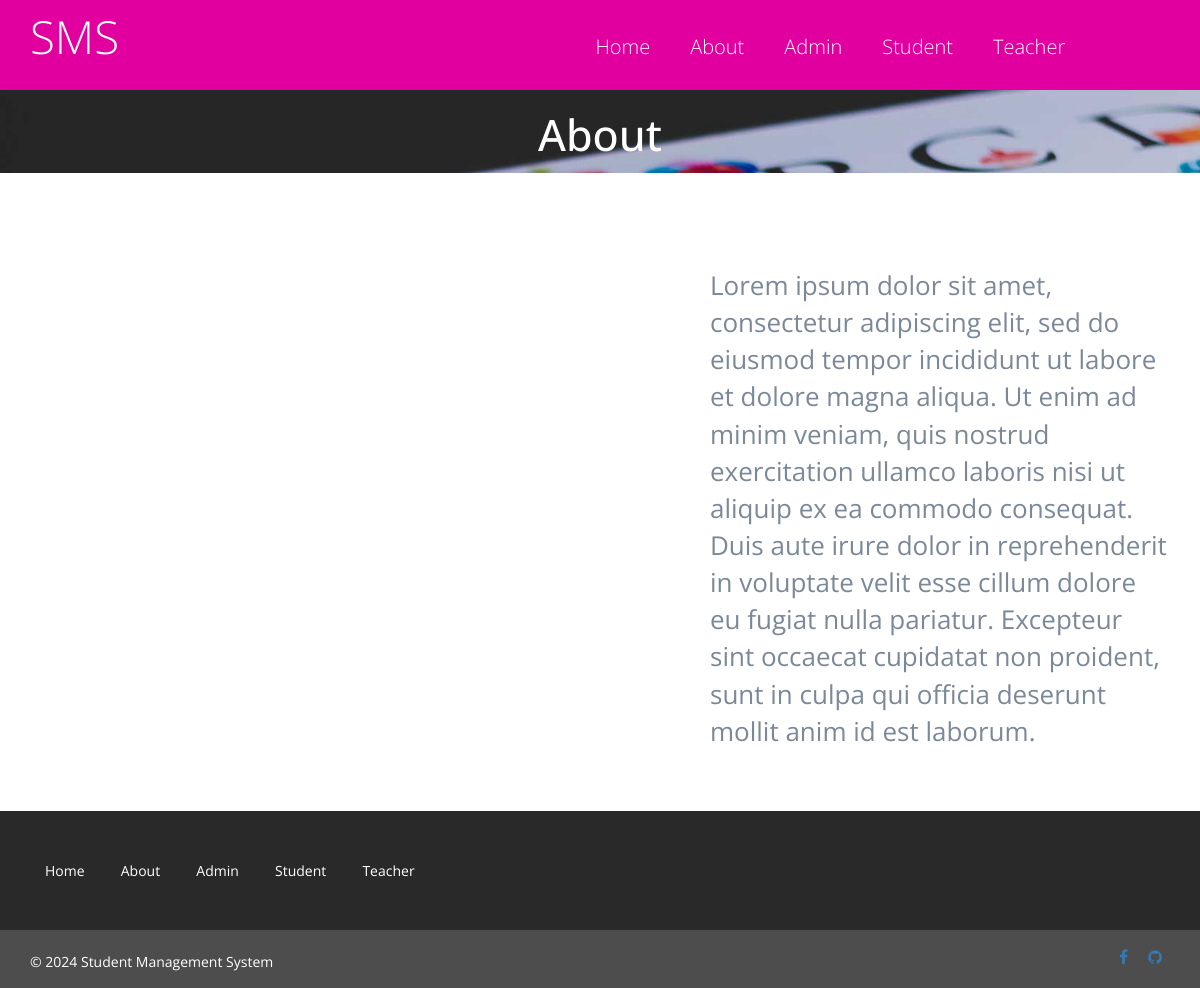
Page /about.php on the earlier database version.
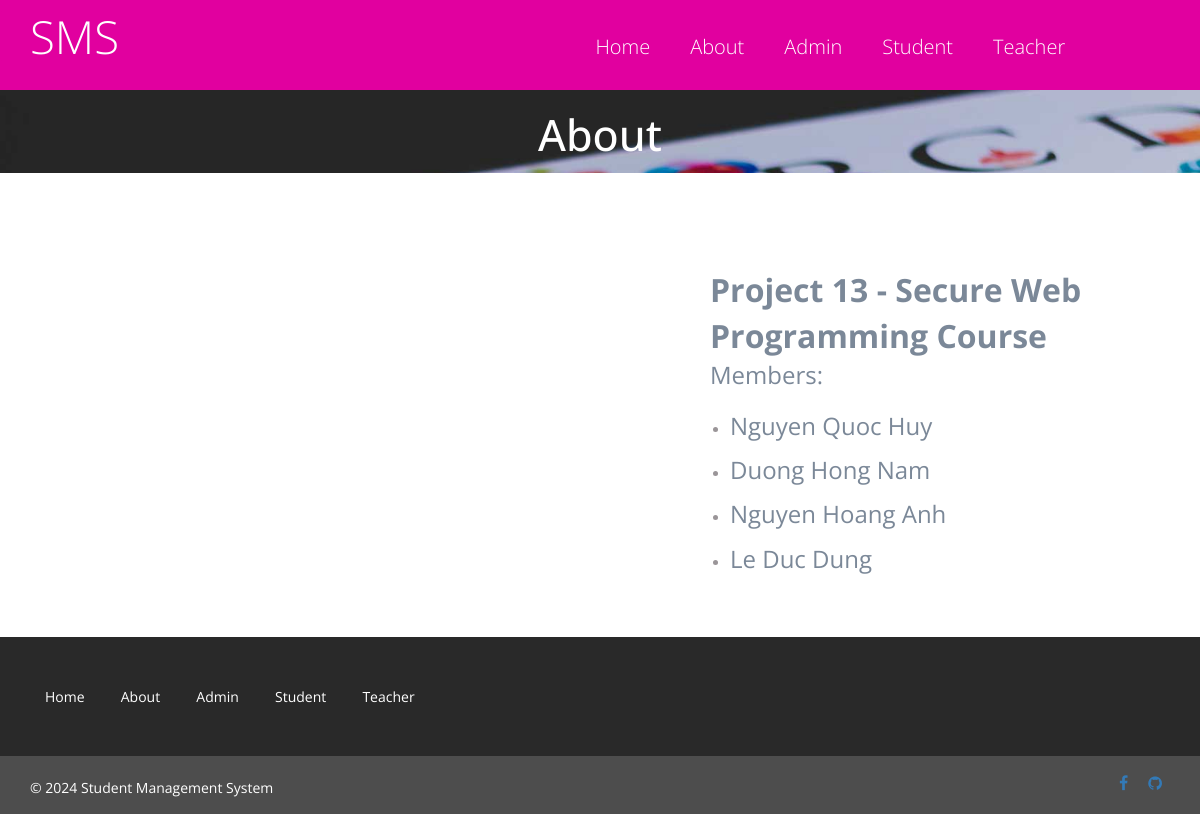
Same page on the later database version.
### tables this page shows
CREATE TABLE `tblpage` (
  `ID` int(10) NOT NULL,
  `PageType` varchar(100) DEFAULT NULL,
  `PageTitle` mediumtext DEFAULT NULL,
  `PageDescription` mediumtext DEFAULT NULL,
  `Email` varchar(50) DEFAULT NULL,
  `ContactNumber` bigint(10) DEFAULT NULL,
  `UpdationDate` date DEFAULT NULL
);

### about.php (the view, shortened to what this page needs)
<?php
include('../includes/dbconnection.php');
?>
<!doctype html>
<html>
<head>
<link href="css/bootstrap.css" rel="stylesheet" type="text/css" media="all">
<link href="css/style.css" rel="stylesheet" type="text/css"/>
</head>
	<body>
<?php include_once('includes/header.php');?>
<div class="banner banner5">
	<div class="container">
	<h2>About</h2>
	</div>
</div>
<div class="about">
	 <div class="container">
		 <div class="about-info-grids">
			 <div class="col-md-7 abt-pic">
			 </div>
			 <div class="col-md-5 abt-info-pic">
			 	<?php
$sql="SELECT * from tblpage where PageType='aboutus'";
$query = $dbh -> prepare($sql);
$query->execute();
$results=$query->fetchAll(PDO::FETCH_OBJ);
$cnt=1;
if($query->rowCount() > 0)
{
foreach($results as $row)
{               ?>
				 <p><?php  echo ($row->PageDescription);?></p><?php $cnt=$cnt+1;}} ?>
			 </div>
			 <div class="clearfix"> </div>
		 </div>
	 </div>
</div>
<?php include_once('includes/footer.php');?>
	</body>
</html>

### includes/header.php (shortened to what this page needs)
    <div class="header" id="home">
      <nav class="navbar navbar-default">
        <div class="container">
          <div class="navbar-header">
          <h1><a class="navbar-brand" href="index.php">SMS</a></h1>
          </div>
            <div class="collapse navbar-collapse" id="bs-example-navbar-collapse-1">
              <ul class="nav navbar-nav navbar-right margin-top cl-effect-2">
                <li><a href="index.php"><span data-hover="Home">Home</span></a></li>
                <li><a href="about.php"><span data-hover="About">About</span></a></li>
                <li><a href="admin/login.php"><span data-hover="Contact">Admin</span></a></li>
                <li><a href="student/login.php"><span data-hover="Shortcodes">Student</span></a></li>
                <li><a href="teacher/login.php"><span data-hover="Shortcodes">Teacher</span></a></li>
              </ul>
              <div class="clearfix"> </div>
            </div>
      </nav>
</div>

### includes/footer.php (shortened to what this page needs)
<div class="footer">
    <div class="container">
      <div class="col-md-6 footer-left">
        <ul>
          <li><a href="index.php">Home</a></li>
          <li><a href="about.php">About</a></li>
          <li><a href="admin/login.php">Admin</a></li>
          <li><a href="student/login.php">Student</a></li>
          <li><a href="teacher/login.php">Teacher</a></li>
        </ul>
      </div>
      <div class="col-md-3 footer-middle">
 ?></div>
      <div class="clearfix"> </div>
    </div>
  </div>
<div class="copyright">
    <div class="container">
      <div class="copyright-left">
      <p>© <?php echo date('Y');?> Student Management System </p>
      </div>
      <div class="copyright-right">
        <ul>
          <link rel="stylesheet" href="https://cdnjs.cloudflare.com/ajax/libs/font-awesome/4.7.0/css/font-awesome.min.css">
          <li><a href="https://www.facebook.com/SoictOfficially/" class="fa fa-facebook"></a></li>
          <li><a href="https://github.com/anhnh2003/ClassManagement" class="fa fa-github"></a></li>
        </ul>
      </div>
      <div class="clearfix"> </div>
    </div>
  </div>

### css/style.css (style rules this page uses)
html, body { font-family: 'Open Sans', sans-serif; font-size: 100%; background: #FFf; }
body a { transition:0.5s all; -webkit-transition:0.5s all; -moz-transition:0.5s all; -o-transition:0.5s all; -ms-transition:0.5s all; }
h1,h2,h3,h4,h5,h6 { margin:0; }
p { margin:0; font-family: 'Open Sans', sans-serif; }
ul { margin:0; padding:0; }
.navbar-header { width: 17%; float: left; }
.navbar-header h1 { margin: 0; font-size: .95em; display: block; }
div#bs-example-navbar-collapse-1 { width: 76%; float: left; }
.header { background-color: #E1009F; border: none; padding: .6em 0em 1.8em; margin: 0; border-radius: 0; }
.navbar-default .navbar-nav > li > a { color: #fff !important; }
.navbar { min-height: 0 !important; margin-bottom: 0 !important; }
.navbar-default { background-color: #E1009F !important; border-color: #E1009F !important; }
.navbar-header a.navbar-brand { color: #fff; font-size: 3em; font-weight: 100; margin-bottom: 0; }
.navbar-nav>li>a { padding-top: 26px !important; padding-bottom: 0 !important; font-size: 20px; font-weight: 300; }
ul.nav.navbar-nav.navbar-right.margin-top { margin-top: 0px; padding:0; }
ul.nav.navbar-nav.navbar-right.margin-top li { margin:0px 10px 0px 0px; padding:0px 0px 0px 0px; }
.cl-effect-2 a { -webkit-perspective: 1000px; -moz-perspective: 1000px; perspective: 1000px; }
.banner { background:url(../images/banner.jpg); background-size:cover; min-height:650px; padding-top:0em !important; text-align:center; }
ul.nav.navbar-nav.navbar-right.margin-top > li > a:before { position: absolute; content: ""; height: 50%; background: #2793FD; right: 0; width: 0%; top: 18px; z-index: -1; -webkit-transition: all 0.6s ease; -moz-transition: all 0.6s ease; -o-transition: all 0.6s ease; transition: all 0.6s ease; }
ul.nav.navbar-nav.navbar-right.margin-top > li > a:after { position: absolute; content: ""; height: 50%; background: #2793FD; right: 0; width: 0%; bottom: -8px; z-index: -1; -webkit-transition: all 0.4s ease; -moz-transition: all 0.4s ease; -o-transition: all 0.4s ease; transition: all 0.4s ease; }
.footer { padding:3em 0; background:#292929; }
.footer-left ul { padding:0; margin:0; }
.footer-left ul li { display:inline-block; margin:0 1em; }
.footer-left ul li:nth-child(1) { margin-left:0; }
.footer-left ul li a { color:#FFF; font-size:14px; }
.copyright { background: #4D4D4D; padding: 1em 0; }
.copyright-left p { color: #FFF; font-size: 14px; margin: .4em 0 0 0; }
.copyright-left { float:left; }
.copyright-right { float:right; }
.copyright-right ul { padding:0; margin:0; }
.copyright-right ul li { display:inline-block; margin:0 .5em; }
.banner5 { min-height: 83px; }
.banner5 h2 { color: #fff; padding-top: 21px; margin: 0; font-size: 2.7em }
.about { padding:3em 0; }
.about-info-grids { margin-top:2em; }
.abt-pic { padding-left:0; }
.abt-info-pic { padding-right:0; }
.abt-info-pic p { line-height: 1.7em; margin-top: 1em; font-size: .85em; color: #777; }
.abt-info-pic ul { margin-top:1em; }
.abt-info-pic li { margin: 0 0 10px 20px; color: #9A9598; font-size: 0.9em; text-decoration: none; }
.grid_5 h1, h2, h3, h4, h5, h6 { padding: 12px 0; }

Differences in the rows shown:
changed tblpage: PageDescription "Lorem ipsum dolor sit amet, consectetur adipiscing elit, sed do eiusmod tempor incididunt ut labore et dolore magna aliqua. Ut enim ad minim veniam, quis nostrud exercitation ullamco laboris nisi ut aliquip ex ea commodo consequat. Duis aute irure dolor in reprehenderit in voluptate velit esse cillum dolore eu fugiat nulla pariatur. Excepteur sint occaecat cupidatat non proident, sunt in culpa qui officia deserunt mollit anim id est laborum." → "Project 13 - Secure Web Programming Course Members: Nguyen Quoc Huy Duong Hong Nam Nguyen Hoang Anh Le Duc Dung"
